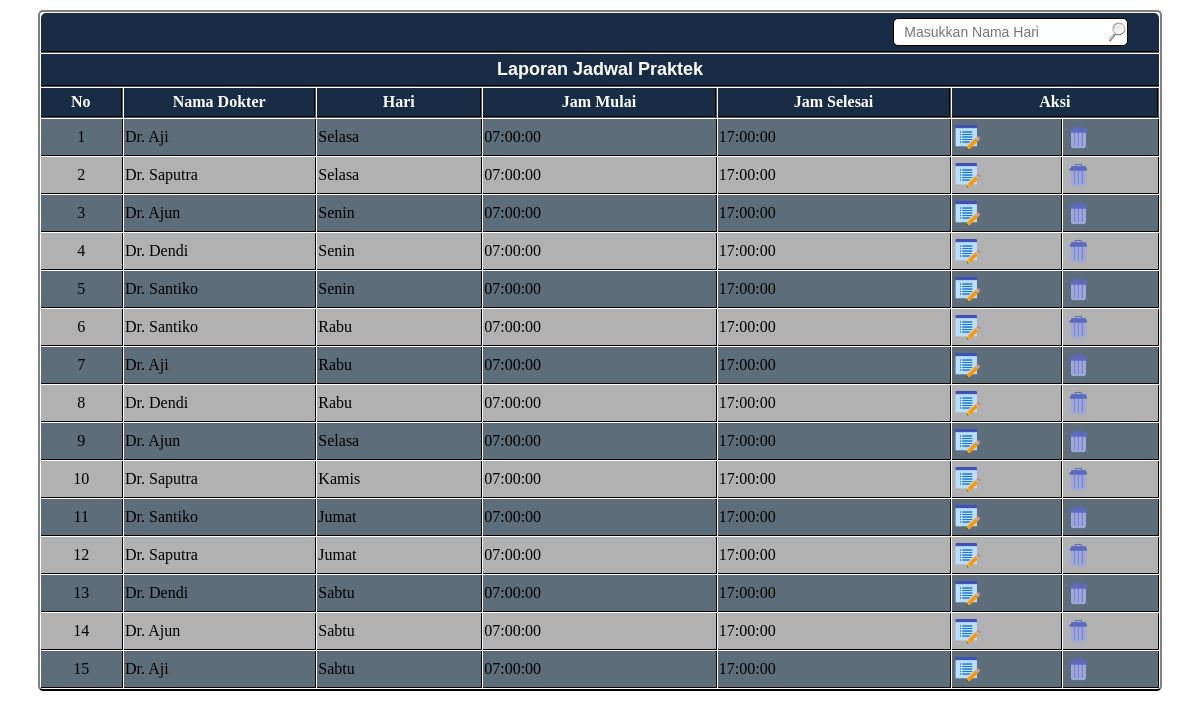
/admin/jadwal_praktek_tampildata.php?kat=2, run on the app's committed database.
### tables this page shows
CREATE TABLE IF NOT EXISTS `jadwal_praktek` (
  `kode_jadwal` varchar(5) NOT NULL,
  `hari` varchar(100) NOT NULL,
  `jam_mulai` time NOT NULL,
  `jam_selesai` time NOT NULL,
  `kode_dokter` varchar(5) NOT NULL,
  PRIMARY KEY  (`kode_jadwal`)
);

CREATE TABLE IF NOT EXISTS `dokter` (
  `kode_dokter` varchar(5) NOT NULL,
  `nama_dokter` varchar(30) NOT NULL,
  `alamat_dokter` varchar(50) NOT NULL,
  `telepon_dokter` varchar(12) NOT NULL,
  `username` varchar(15) NOT NULL,
  `password` varchar(15) NOT NULL,
  PRIMARY KEY  (`kode_dokter`)
);

### admin/jadwal_praktek_tampildata.php (the view, shortened to what this page needs)
<head>
</head>
<link rel="stylesheet" href="tabel.css" type="text/css" />
<div align="center">
<body>
<table border="0" cellspacing="1" class="tabel" width="98%" >
  <tr>
    <form action="jadwal_praktek_pencarian.php" method="post">
      <th colspan="8" class="judul" > <div align="right">
  <input type="text" name="hari" class="cari" size="25"placeholder="Masukkan Nama Hari" />
        &nbsp;&nbsp; </div></th>
    </form>
  </tr>
  <tr>
    <th class="judul2" colspan="8">Laporan Jadwal Praktek</th>
  </tr>
  <tr>
    <th width="6%" class="isiform">No</th>
    <th width="14%" class="isiform">Nama Dokter</th>
    <th width="12%" class="isiform">Hari</th>
    <th width="17%" class="isiform">Jam Mulai</th>
    <th width="17%" class="isiform">Jam Selesai</th>
    <th colspan="3" class="isiform">Aksi</th>
  </tr>
  <?php
     		$query = mysql_query("select jadwal_praktek.*,dokter.* from jadwal_praktek,dokter where dokter.kode_dokter=jadwal_praktek.kode_dokter")or die(mysql_error);
				$nomor=1;
				while($data=mysql_fetch_array($query))
				{
				if($nomor%2==0)
				{ $bgcolor="#b1b1b1"; }
				else
				{ $bgcolor="#5d6d7a"; }
				if($data['hari']=="Monday")
				{ $hari="Senin"; }
				elseif($data['hari']=="Tuesday")
				{ $hari="Selasa"; }
				elseif($data['hari']=="Wednesday")
				{ $hari="Rabu"; }
				elseif($data['hari']=="Thursday")
				{ $hari="Kamis"; }
				elseif($data['hari']=="Friday")
				{ $hari="Jumat"; }
				elseif($data['hari']=="Saturday")
				{ $hari="Sabtu"; }
				elseif($data['hari']=="Sunday")
				{ $hari="Minggu"; }
				?>
  <tr class='isiform1'  bgcolor=<?php echo "$bgcolor"; ?>>
    <td class="isiform1"><div align="center"><?php echo $nomor;?>
    </div></td>
    <td class="isiform1"><?php echo $data["nama_dokter"];?></td>
    <td class="isiform1"><?php echo "$hari";?></td>
    <td class="isiform1"><?php echo $data["2"]; ?></td>
    <td class="isiform1"><?php echo $data["3"]; ?></td>
    <td width="8%" class="isiform1"><?php echo "<a href=jadwal_praktek_edit.php?kode_jadwal=$data[kode_jadwal]>
				<img src='../img/edit.png' width='30px' height='30px'/></a>";?></td>
    <td width="7%" class="isiform1"><?php echo "<a href=jadwal_praktek_delete.php?kode_jadwal=$data[kode_jadwal]&&hapus=oke><img src='../img/delete.png' width='30px' height='30px'/></a>";?></td>
  </tr>
  <?php $nomor++;}?>
</table>
<p>&nbsp;</p>
</body>
</html>
</div>

### admin/tabel.css (style rules this page uses)
.tabel { width:95%; margin-top:10px; border-width:2px; border-style:solid; border-bottom-color:#000000; border-radius:5px 5px 5px 5px; }
.judul { background-color:#182D45; color:#ffffff; padding-top:5px; padding-bottom:5px; font-family:Arial, Helvetica, sans-serif; font-size:18px; border-bottom-style:groove; border-bottom-width:2px; border-radius:5px 5px 0px 0px; border-color:#000000; }
.judul2 { background-color:#182D45; color:#ffffff; padding-top:5px; padding-bottom:5px; font-family:Arial, Helvetica, sans-serif; font-size:18px; border-bottom-style:groove; border-bottom-width:2px; border-radius:0px 0px 0px 0px; border-color:#000000; }
.isiform { border-right-width:2px; border-right-style:groove; border-bottom-style:groove; border-bottom-width:2px; border-radius:0px 0px 0px 0px; background-color:#182D45; padding-top:5px; padding-bottom:5px; border-color:#000000; color:ffffff; }
.isiform1 { border-right-width:1px; border-right-style:groove; border-bottom-style:groove; border-bottom-width:1px; padding-top:3px; padding-bottom:3px; border-color:#000000; }
.cari { padding-top:5px; padding-bottom:5px; background-image:url(../img/cari1.png); background-position:right; background-repeat:no-repeat; padding-left:10px; font-family:Arial, Helvetica, sans-serif; font-size:14px; color:#666666; border-style:solid; border-color:#000000; border-width:1px; box-shadow:2px 2x 2px #999999; border-radius:5px 5px 5px 5px; }

### data on the page
jadwal_praktek: kode_dokter.nama_dokter "Dr. Aji", hari "Selasa", jam_mulai "07:00:00", jam_selesai "17:00:00"
jadwal_praktek: kode_dokter.nama_dokter "Dr. Saputra", hari "Selasa", jam_mulai "07:00:00", jam_selesai "17:00:00"
jadwal_praktek: kode_dokter.nama_dokter "Dr. Ajun", hari "Senin", jam_mulai "07:00:00", jam_selesai "17:00:00"
jadwal_praktek: kode_dokter.nama_dokter "Dr. Dendi", hari "Senin", jam_mulai "07:00:00", jam_selesai "17:00:00"
jadwal_praktek: kode_dokter.nama_dokter "Dr. Santiko", hari "Senin", jam_mulai "07:00:00", jam_selesai "17:00:00"
jadwal_praktek: kode_dokter.nama_dokter "Dr. Santiko", hari "Rabu", jam_mulai "07:00:00", jam_selesai "17:00:00"
jadwal_praktek: kode_dokter.nama_dokter "Dr. Aji", hari "Rabu", jam_mulai "07:00:00", jam_selesai "17:00:00"
jadwal_praktek: kode_dokter.nama_dokter "Dr. Dendi", hari "Rabu", jam_mulai "07:00:00", jam_selesai "17:00:00"
jadwal_praktek: kode_dokter.nama_dokter "Dr. Ajun", hari "Selasa", jam_mulai "07:00:00", jam_selesai "17:00:00"
jadwal_praktek: kode_dokter.nama_dokter "Dr. Saputra", hari "Kamis", jam_mulai "07:00:00", jam_selesai "17:00:00"
jadwal_praktek: kode_dokter.nama_dokter "Dr. Santiko", hari "Jumat", jam_mulai "07:00:00", jam_selesai "17:00:00"
jadwal_praktek: kode_dokter.nama_dokter "Dr. Saputra", hari "Jumat", jam_mulai "07:00:00", jam_selesai "17:00:00"
jadwal_praktek: kode_dokter.nama_dokter "Dr. Dendi", hari "Sabtu", jam_mulai "07:00:00", jam_selesai "17:00:00"
jadwal_praktek: kode_dokter.nama_dokter "Dr. Ajun", hari "Sabtu", jam_mulai "07:00:00", jam_selesai "17:00:00"
jadwal_praktek: kode_dokter.nama_dokter "Dr. Aji", hari "Sabtu", jam_mulai "07:00:00", jam_selesai "17:00:00"
